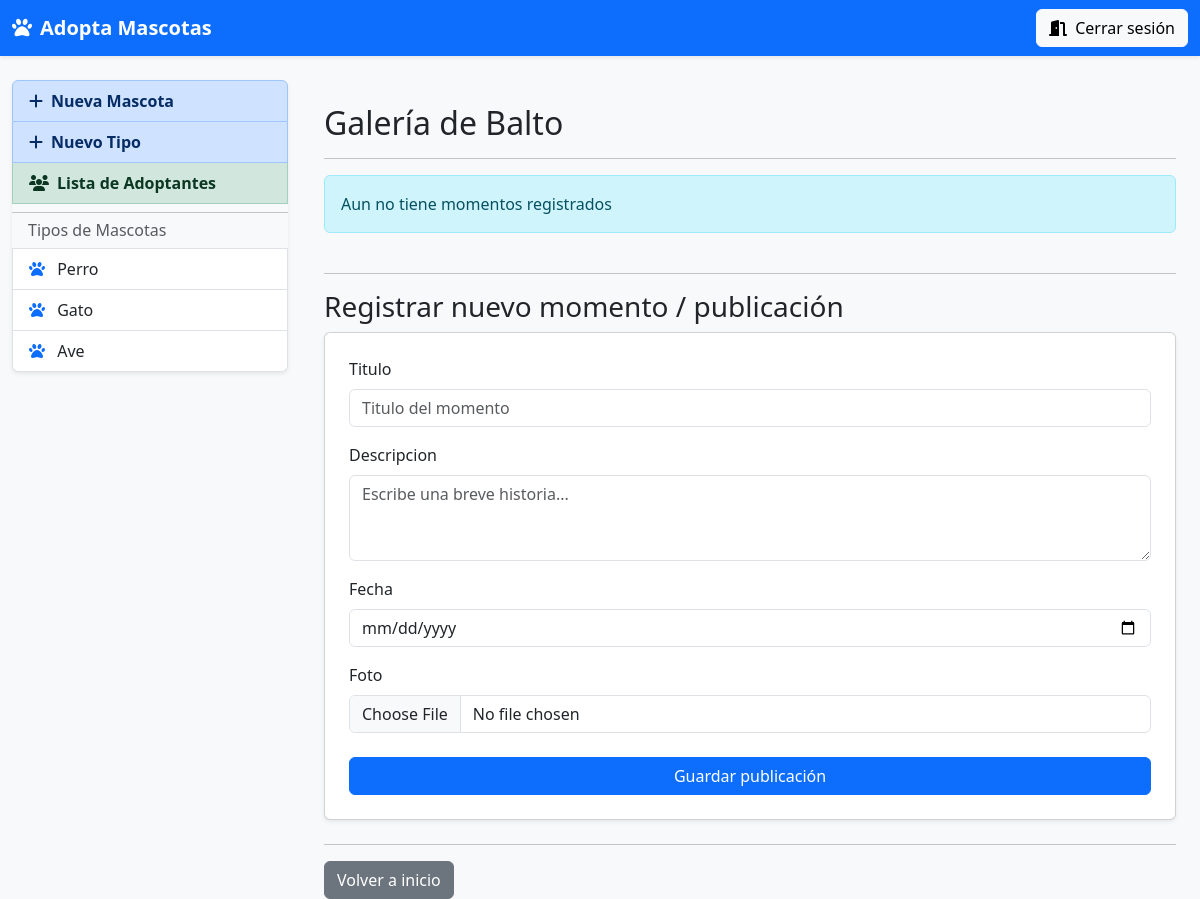
Before: /mascota/2/posts/ (signed in) with the older database file.
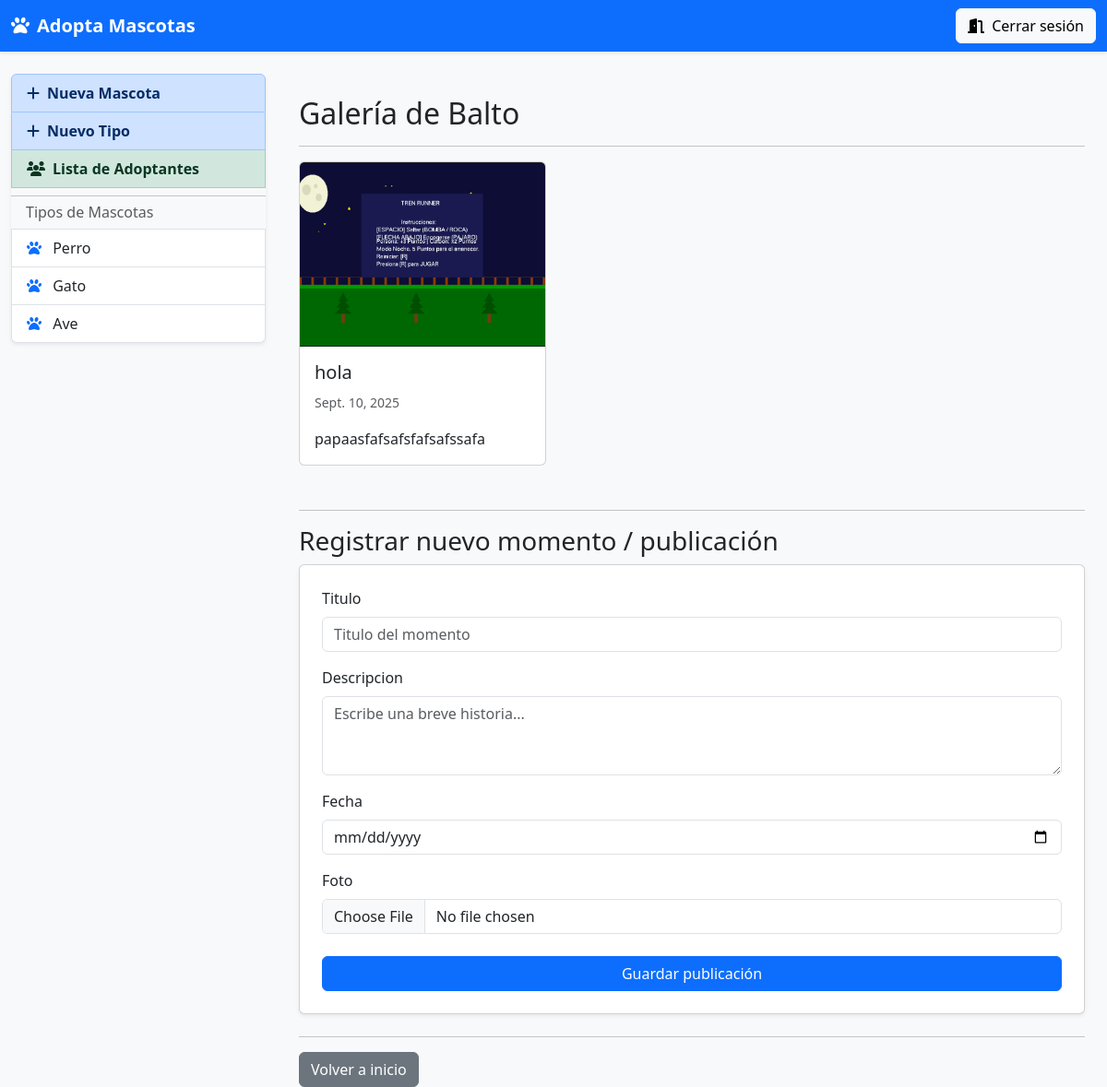
After: the same page with the newer database file.
### app1/models.py (models this page shows, shortened)
class TipoMascota(models.Model):
    nombre = models.CharField(max_length=64,null=True,blank=True)
    descripcion = models.TextField(max_length=256,null=True,blank=True)

class Mascota(models.Model):
    nombre = models.CharField(max_length=128,null=True,blank=True)
    edad = models.IntegerField()
    descripcion = models.TextField(max_length=512,null=True,blank=True)
    foto = models.ImageField(upload_to='mascotas/')
    tipo = models.ForeignKey(TipoMascota, on_delete=models.CASCADE)
    estado = models.CharField(max_length=20,null=True,blank=True)

class PostMascota(models.Model):
    mascota = models.ForeignKey(Mascota, on_delete=models.CASCADE,related_name='posts')
    titulo = models.CharField(max_length=200)
    descripcion= models.TextField()
    fecha= models.DateField()
    foto= models.ImageField(upload_to='post/')

### app1/views.py (the view)
# urls.py: path('mascota/<int:mascota_id>/posts/',views.posts_mascota, name='posts_mascota'),
@login_required(login_url='/')
def posts_mascota(request, mascota_id):
    mascota= get_object_or_404(Mascota, id=mascota_id)
    tipos = TipoMascota.objects.all()
    if request.method=='POST':
        form=PostMascotaForm(request.POST,request.FILES)
        if form.is_valid():
            post = form.save(commit=False)
            post.mascota=mascota
            post.save()
            return HttpResponseRedirect(reverse('app1:posts_mascota', args=[mascota.id]))
    else:
        form= PostMascotaForm()
    posts= PostMascota.objects.filter(mascota=mascota).order_by('-fecha')
    context={
        'mascota': mascota,
        'form': form,
        'posts': posts,
        'tipos': tipos
    }
    return render(request, 'posts_mascota.html',context)

### app1/forms.py (shortened to what this page needs)
class PostMascotaForm(forms.ModelForm):
    class Meta:
        model = PostMascota
        fields = ['titulo','descripcion','fecha','foto']
        widgets = {
            'titulo': forms.TextInput(attrs={
                'class':'form-control',
                'placeholder': 'Titulo del momento'
            }),
            'descripcion': forms.Textarea(attrs={
                'class': 'form-control',
                'placeholder': 'Escribe una breve historia...',
                'rows': 3
            }),
            'fecha': forms.DateInput(attrs={
                'class': 'form-control',
                'type': 'date'
            }),
            'foto': forms.FileInput(attrs={
                'class': 'form-control'
            }),
        }

### app1/templates/posts_mascota.html (shortened to what this page needs)
{% extends 'layout.html' %}
{% block content %}
<div class="container mt-4">
    <h2>Galería de {{ mascota.nombre }}</h2>
    <hr>
    <div class="row">
     {% for post in posts %}
          <div class="col-md-4 mb-4">
               <div class="card h-100">
                    {% if post.foto %}
                         <img src="{{ post.foto.url }}" class="card-img-top" alt="{{ post.titulo }}" style="height: 200px; object-fit: cover;">
                    {% endif %}
                    <div class="card-body">
                         <h5 class="card-title">{{ post.titulo }}</h5>
                         <p class="text-muted"><small>{{ post.fecha }}</small></p>
                         <p class="card-text">{{ post.descripcion }}</p>
                    </div>
               </div>
          </div>
     {% empty %}
          <div class="col-12">
               <p class="alert alert-info">Aun no tiene momentos registrados</p>
          </div>
     {% endfor %}
    </div>
    <hr class="mt-4 mb-3">
    <h3>Registrar nuevo momento / publicación</h3>
<form method="POST" enctype="multipart/form-data" class="card p-4 shadow-sm">
     {% for field in form %}
          <div class="mb-3">
               <label class="form-label">{{ field.label }}</label>
               {{ field }}
          </div>
     {% endfor %}
     <button type="submit" class="btn btn-primary mt-2">Guardar publicación</button>
</form>
<hr class="mt-4 mb-3">
    <a href="{% url 'app1:home' %}" class="btn btn-secondary">Volver a inicio</a>
</div>
{% endblock %}

### app1/templates/layout.html (shortened to what this page needs)
<!DOCTYPE html>
<html lang="es">
<head>
  <link href="https://cdn.jsdelivr.net/npm/bootstrap@5.3.0/dist/css/bootstrap.min.css"
        rel="stylesheet"
>
  <link rel="stylesheet"
        href="https://cdnjs.cloudflare.com/ajax/libs/font-awesome/6.3.0/css/all.min.css"
 />
</head>
<body class="bg-light">
  <nav class="navbar navbar-expand-lg navbar-dark bg-primary shadow-sm">
    <div class="container-fluid">
      <a class="navbar-brand fw-bold" href="{% url 'app1:home' %}">
        <i class="fa-solid fa-paw me-2"></i>Adopta Mascotas
      </a>
      <div>
        <a href="{% url 'app1:cerrarSesion' %}" class="btn btn-light">
          <i class="fa-solid fa-door-open me-1"></i> Cerrar sesión
        </a>
      </div>
    </div>
  </nav>
  <div class="container-fluid mt-4">
    <div class="row">
      <aside class="col-md-3 mb-3">
        <div class="list-group shadow-sm">
          <a href="{% url 'app1:crearMascota' %}" class="list-group-item list-group-item-action list-group-item-primary fw-bold">
            <i class="fa-solid fa-plus me-2"></i>Nueva Mascota
          </a>
          <a href="{% url 'app1:crearTipo' %}" class="list-group-item list-group-item-action list-group-item-primary fw-bold">
            <i class="fa-solid fa-plus me-2"></i>Nuevo Tipo
          </a>
          <a href="{% url 'app1:listaAdoptantes' %}" class="list-group-item list-group-item-action list-group-item-success fw-bold">
            <i class="fa-solid fa-users me-2"></i>Lista de Adoptantes
          </a>
          <hr class="my-2">
          <h6 class="px-3 text-muted">Tipos de Mascotas</h6>
          {% for tipo in tipos %}
            <a href="{% url 'app1:mascotasxtipo' tipo.id %}" class="list-group-item list-group-item-action">
              <i class="fa-solid fa-paw me-2 text-primary"></i> {{ tipo.nombre }}
            </a>
          {% empty %}
            <p class="px-3 text-muted">No hay tipos aún</p>
          {% endfor %}
        </div>
      </aside>
      <main class="col-md-9">
        {% block content %}{% endblock %}
      </main>
    </div>
  </div>
</body>
</html>

Changed rows visible on the page:
added PostMascota: foto (picture), titulo "hola", fecha "Sept. 10, 2025", descripcion "papaasfafsafsfafsafssafa"
Other visible differences:
text no longer shown: "Aun no tiene momentos registrados"
